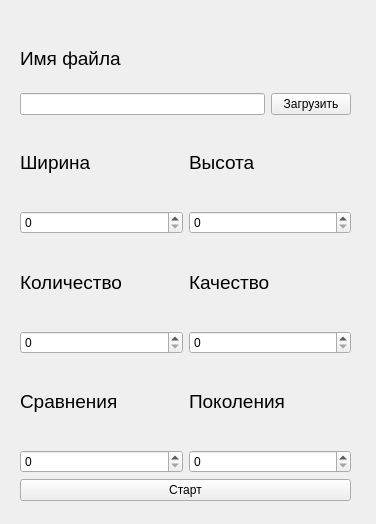
<?xml version="1.0" encoding="UTF-8"?>
<ui version="4.0">
 <class>Form</class>
 <widget class="QWidget" name="Form">
  <property name="geometry">
   <rect>
    <x>0</x>
    <y>0</y>
    <width>376</width>
    <height>524</height>
   </rect>
  </property>
  <property name="windowTitle">
   <string>Form</string>
  </property>
  <widget class="QWidget" name="layoutWidget">
   <property name="geometry">
    <rect>
     <x>20</x>
     <y>30</y>
     <width>331</width>
     <height>471</height>
    </rect>
   </property>
   <layout class="QVBoxLayout" name="verticalLayout">
    <item>
     <layout class="QVBoxLayout" name="verticalLayout_5">
      <item>
       <widget class="QLabel" name="Name">
        <property name="text">
         <string>&lt;html&gt;&lt;head/&gt;&lt;body&gt;&lt;p&gt;&lt;span style=&quot; font-size:14pt;&quot;&gt;Имя файла&lt;/span&gt;&lt;/p&gt;&lt;/body&gt;&lt;/html&gt;</string>
        </property>
       </widget>
      </item>
      <item>
       <layout class="QHBoxLayout" name="horizontalLayout_7">
        <item>
         <widget class="QLineEdit" name="FileNameLineEdit"/>
        </item>
        <item>
         <widget class="QPushButton" name="UploadButton">
          <property name="text">
           <string>Загрузить</string>
          </property>
         </widget>
        </item>
       </layout>
      </item>
     </layout>
    </item>
    <item>
     <layout class="QHBoxLayout" name="horizontalLayout_3">
      <item>
       <widget class="QLabel" name="Wid">
        <property name="text">
         <string>&lt;html&gt;&lt;head/&gt;&lt;body&gt;&lt;p&gt;&lt;span style=&quot; font-size:14pt;&quot;&gt;Ширина&lt;/span&gt;&lt;/p&gt;&lt;/body&gt;&lt;/html&gt;</string>
        </property>
       </widget>
      </item>
      <item>
       <widget class="QLabel" name="Hei">
        <property name="text">
         <string>&lt;html&gt;&lt;head/&gt;&lt;body&gt;&lt;p&gt;&lt;span style=&quot; font-size:14pt;&quot;&gt;Высота&lt;/span&gt;&lt;/p&gt;&lt;/body&gt;&lt;/html&gt;</string>
        </property>
       </widget>
      </item>
     </layout>
    </item>
    <item>
     <layout class="QHBoxLayout" name="horizontalLayout_4">
      <item>
       <widget class="QSpinBox" name="Width"/>
      </item>
      <item>
       <widget class="QSpinBox" name="Height"/>
      </item>
     </layout>
    </item>
    <item>
     <layout class="QHBoxLayout" name="horizontalLayout_2">
      <item>
       <widget class="QLabel" name="Quant">
        <property name="text">
         <string>&lt;html&gt;&lt;head/&gt;&lt;body&gt;&lt;p&gt;&lt;span style=&quot; font-size:14pt;&quot;&gt;Количество&lt;/span&gt;&lt;/p&gt;&lt;/body&gt;&lt;/html&gt;</string>
        </property>
       </widget>
      </item>
      <item>
       <widget class="QLabel" name="Qual">
        <property name="text">
         <string>&lt;html&gt;&lt;head/&gt;&lt;body&gt;&lt;p&gt;&lt;span style=&quot; font-size:14pt;&quot;&gt;Качество&lt;/span&gt;&lt;/p&gt;&lt;/body&gt;&lt;/html&gt;</string>
        </property>
       </widget>
      </item>
     </layout>
    </item>
    <item>
     <layout class="QHBoxLayout" name="horizontalLayout_6">
      <item>
       <widget class="QSpinBox" name="Quantity"/>
      </item>
      <item>
       <widget class="QSpinBox" name="Quality"/>
      </item>
     </layout>
    </item>
    <item>
     <layout class="QHBoxLayout" name="horizontalLayout">
      <item>
       <widget class="QLabel" name="Fig">
        <property name="text">
         <string>&lt;html&gt;&lt;head/&gt;&lt;body&gt;&lt;p&gt;&lt;span style=&quot; font-size:14pt;&quot;&gt;Сравнения&lt;/span&gt;&lt;/p&gt;&lt;/body&gt;&lt;/html&gt;</string>
        </property>
       </widget>
      </item>
      <item>
       <widget class="QLabel" name="Gen">
        <property name="text">
         <string>&lt;html&gt;&lt;head/&gt;&lt;body&gt;&lt;p&gt;&lt;span style=&quot; font-size:14pt;&quot;&gt;Поколения&lt;/span&gt;&lt;/p&gt;&lt;/body&gt;&lt;/html&gt;</string>
        </property>
       </widget>
      </item>
     </layout>
    </item>
    <item>
     <layout class="QHBoxLayout" name="horizontalLayout_5">
      <item>
       <widget class="QSpinBox" name="Fightings"/>
      </item>
      <item>
       <widget class="QSpinBox" name="Generation"/>
      </item>
     </layout>
    </item>
    <item>
     <widget class="QPushButton" name="StartButton">
      <property name="text">
       <string>Старт</string>
      </property>
     </widget>
    </item>
   </layout>
  </widget>
 </widget>
 <resources/>
 <connections/>
</ui>
